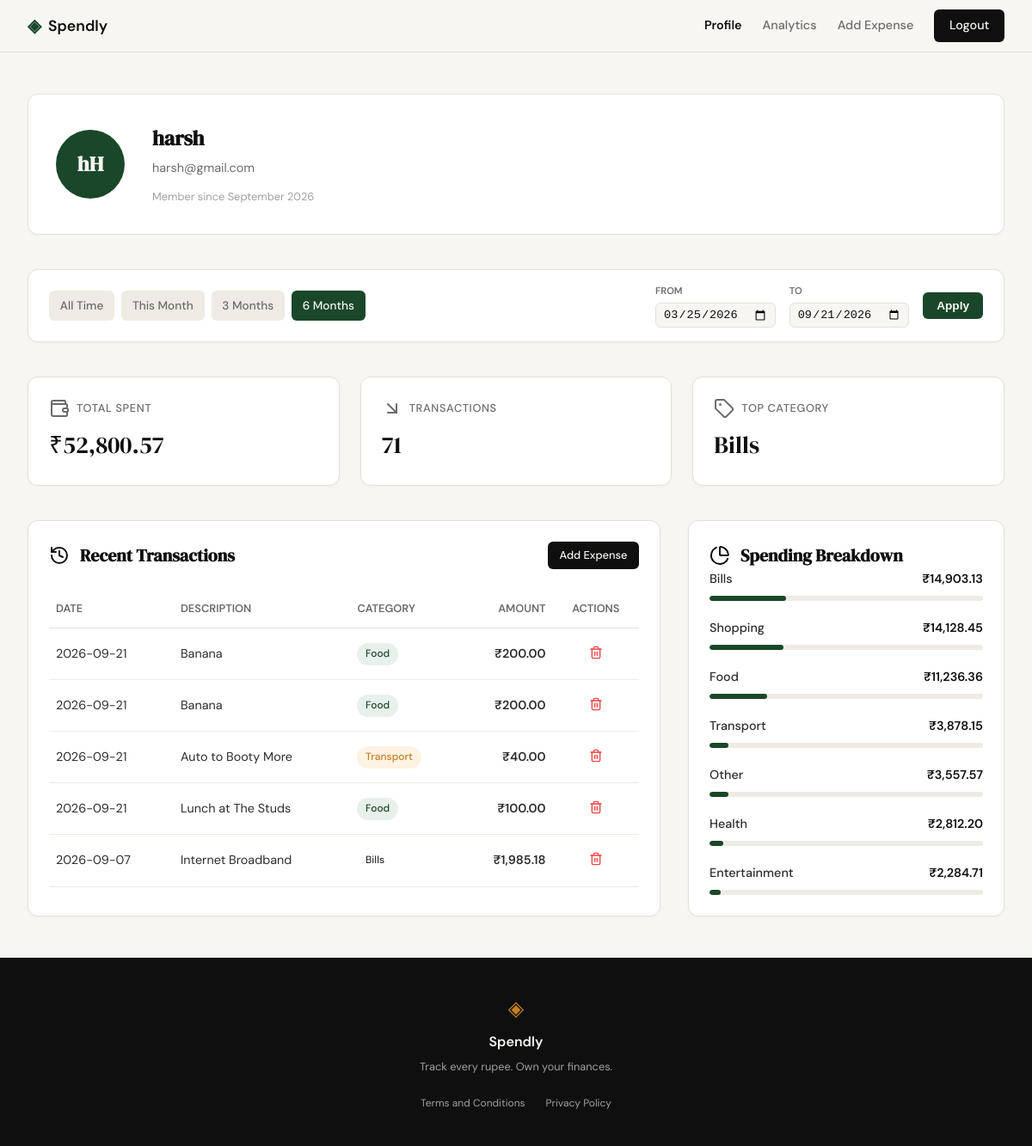
The app's page /profile?date_from=2026-03-25&date_to=2026-09-21 (signed in) with its own data.
### tables this page shows
CREATE TABLE users (
                id INTEGER PRIMARY KEY AUTOINCREMENT,
                name TEXT NOT NULL,
                email TEXT UNIQUE NOT NULL,
                password_hash TEXT NOT NULL,
                created_at TEXT DEFAULT (datetime('now'))
            );

CREATE TABLE expenses (
                id INTEGER PRIMARY KEY AUTOINCREMENT,
                user_id INTEGER NOT NULL,
                amount REAL NOT NULL,
                category TEXT NOT NULL,
                date TEXT NOT NULL,
                description TEXT,
                created_at TEXT DEFAULT (datetime('now')),
                FOREIGN KEY (user_id) REFERENCES users(id)
            );

### app.py (the view)
@app.route("/profile")
def profile():
    if not session.get("user_id"):
        return redirect(url_for("login"))
    user_id = session["user_id"]
    user = get_user_profile(user_id)
    if not user:
        return redirect(url_for("login")) # User no longer exists
    validated_from, validated_to, presets = _get_date_filter_params()
    stats = get_user_stats(user_id, validated_from, validated_to)
    transactions = get_recent_transactions(user_id, date_from=validated_from, date_to=validated_to)
    categories = get_category_breakdown(user_id, validated_from, validated_to)
    return render_template(
        "profile.html",
        user=user,
        stats=stats,
        transactions=transactions,
        categories=categories,
        date_from=validated_from,
        date_to=validated_to,
        presets=presets
    )

### database/db.py (called while the page is built)
def get_db():
    conn = sqlite3.connect(DB_PATH)
    conn.row_factory = sqlite3.Row
    conn.execute("PRAGMA foreign_keys = ON;")
    return conn

def get_user_profile(user_id):
    with get_db() as conn:
        user = conn.execute(
            "SELECT name, email, created_at FROM users WHERE id = ?",
            (user_id,)
        ).fetchone()
        if user:
            import datetime
            dt = datetime.datetime.strptime(user['created_at'], '%Y-%m-%d %H:%M:%S')
            return {
                "name": user['name'],
                "email": user['email'],
                "join_date": dt.strftime('%B %Y')
            }
        return None

def _apply_date_filter(query, params, date_from, date_to):
    if date_from and date_to:
        query += " AND date BETWEEN ? AND ?"
        params.extend([date_from, date_to])
    return query, params

def get_recent_transactions(user_id, limit=5, date_from=None, date_to=None):
    with get_db() as conn:
        query = "SELECT id, date, description, category, amount FROM expenses WHERE user_id = ?"
        params = [user_id]
        query, params = _apply_date_filter(query, params, date_from, date_to)
        query += " ORDER BY date DESC, id DESC LIMIT ?"
        params.append(limit)
        rows = conn.execute(query, params).fetchall()
        return [
            {
                "id": row['id'],
                "date": row['date'],
                "description": row['description'],
                "category": row['category'],
                "amount": f"₹{row['amount']:,.2f}"
            }
            for row in rows
        ]

### templates/profile.html (shortened to what this page needs)
{% extends "base.html" %}
{% block head %}
<link rel="stylesheet" href="{{ url_for('static', filename='css/profile.css') }}">
{% endblock %}
{% block content %}
<div class="profile-container">
    <header class="profile-header-card">
        <div class="profile-avatar">
            {{ user.name[0] }}{{ user.name.split(' ')[-1][0] | upper }}
        </div>
        <div class="profile-user-info">
            <h1 class="profile-name">{{ user.name }}</h1>
            <span class="profile-email">{{ user.email }}</span>
            <span class="profile-meta">Member since {{ user.join_date }}</span>
        </div>
    </header>
    <div class="filter-bar">
        <div class="filter-presets">
            <a href="{{ url_for('profile') }}"
               class="filter-btn {{ 'active' if not date_from }}"
               title="Show all time">All Time</a>
            <a href="{{ url_for('profile', date_from=presets.this_month[0], date_to=presets.this_month[1]) }}"
               class="filter-btn {{ 'active' if date_from == presets.this_month[0] }}"
               title="This Month">This Month</a>
            <a href="{{ url_for('profile', date_from=presets.last_3m[0], date_to=presets.last_3m[1]) }}"
               class="filter-btn {{ 'active' if date_from == presets.last_3m[0] }}"
               title="Last 3 Months">3 Months</a>
            <a href="{{ url_for('profile', date_from=presets.last_6m[0], date_to=presets.last_6m[1]) }}"
               class="filter-btn {{ 'active' if date_from == presets.last_6m[0] }}"
               title="Last 6 Months">6 Months</a>
        </div>
        <form class="filter-custom" method="GET" action="{{ url_for('profile') }}">
            <div class="input-group">
                <label for="date_from">From</label>
                <input type="date" id="date_from" name="date_from" value="{{ date_from or '' }}">
            </div>
            <div class="input-group">
                <label for="date_to">To</label>
                <input type="date" id="date_to" name="date_to" value="{{ date_to or '' }}">
            </div>
            <button type="submit" class="filter-apply-btn">Apply</button>
        </form>
    </div>
    <section class="stats-grid">
        <div class="stat-card">
            <span class="stat-label"><i data-lucide="wallet"></i> Total Spent</span>
            <span class="stat-value">{{ stats.total_spent }}</span>
        </div>
        <div class="stat-card">
            <span class="stat-label"><i data-lucide="arrow-down-right"></i> Transactions</span>
            <span class="stat-value">{{ stats.transaction_count }}</span>
        </div>
        <div class="stat-card">
            <span class="stat-label"><i data-lucide="tag"></i> Top Category</span>
            <span class="stat-value">{{ stats.top_category }}</span>
        </div>
    </section>
    <div class="profile-content">
        <section class="content-section">
            <div class="section-header">
                <h2 class="section-title"><i data-lucide="history"></i> Recent Transactions</h2>
                <a href="{{ url_for('add_expense') }}" class="btn-primary btn-sm">Add Expense</a>
            </div>
            <div style="overflow-x: auto;">
                <table class="tx-table">
                    <thead>
                        <tr>
                            <th>Date</th>
                            <th>Description</th>
                            <th>Category</th>
                            <th style="text-align: right;">Amount</th>
                            <th style="text-align: center;">Actions</th>
                        </tr>
                    </thead>
                    <tbody>
                        {% for tx in transactions %}
                        <tr>
                            <td>{{ tx.date }}</td>
                            <td>{{ tx.description }}</td>
                            <td>
                                <span class="tx-badge badge-{{ tx.category | lower }}">
                                    {{ tx.category }}
                                </span>
                            </td>
                            <td class="tx-amount">{{ tx.amount }}</td>
                            <td style="text-align: center;">
                                <form action="{{ url_for('handle_delete_expense', id=tx.id) }}" method="POST"
                                      onsubmit="return confirm('Are you sure you want to delete this expense?');"
                                      style="display:inline;">
                                    <button type="submit" class="btn-delete-sm" title="Delete Expense" style="background: none; border: none; cursor: pointer; color: #ef4444; padding: 4px;">
                                        <i data-lucide="trash-2" style="width: 16px; height: 16px;"></i>
                                    </button>
                                </form>
                            </td>
                        </tr>
                        {% endfor %}
                    </tbody>
                </table>
            </div>
        </section>
        <section class="content-section">
            <h2 class="section-title"><i data-lucide="pie-chart"></i> Spending Breakdown</h2>
            <div class="cat-list">
                {% for cat in categories %}
                <div class="cat-item">
                    <div class="cat-info">
                        <span class="cat-name">{{ cat.category }}</span>
                        <span class="cat-amount">{{ cat.amount }}</span>
                    </div>
                    <div class="cat-bar-track">
                        <div class="cat-bar-fill" style="width: {{ cat.percentage }}%;"></div>
                    </div>
                </div>
                {% endfor %}
            </div>
        </section>
    </div>
</div>
{% endblock %}

### static/css/style.css (style rules this page uses)
:root { --ink: #0f0f0f; --ink-soft: #2d2d2d; --ink-muted: #6b6b6b; --ink-faint: #a0a0a0; --paper: #f7f6f3; --paper-warm: #f0ede6; --paper-card: #ffffff; --accent: #1a472a; --accent-light: #e8f0eb; --accent-2: #c17f24; --accent-2-light: #fdf3e3; --danger: #c0392b; --danger-light: #fdecea; --border: #e4e1da; --border-soft: #eeebe4; --font-display: 'DM Serif Display', Georgia, serif; --font-body: 'DM Sans', system-ui, sans-serif; --max-width: 1200px; --auth-width: 440px; --radius-sm: 6px; --radius-md: 12px; --radius-lg: 20px; }
*, *::before, *::after { box-sizing: border-box; margin: 0; padding: 0; }
html { font-size: 16px; scroll-behavior: smooth; }
body { background: var(--paper); color: var(--ink); font-family: var(--font-body); font-size: 1rem; line-height: 1.6; -webkit-font-smoothing: antialiased; }
a { color: inherit; text-decoration: none; }
.btn-primary { display: inline-block; background: var(--ink); color: var(--paper); padding: 0.65rem 1.5rem; border-radius: var(--radius-sm); font-family: var(--font-body); font-size: 0.9rem; font-weight: 500; cursor: pointer; border: none; transition: background 0.2s; text-decoration: none; }
.btn-primary.btn-sm { padding: 0.35rem 0.85rem; font-size: 0.8rem; }

### records on screen
users: name "h", name "H", name "harsh", email "harsh@gmail.com"
expenses: date "2026-09-21", description "Banana", category "Food", amount "₹200.00"
expenses: date "2026-09-21", description "Banana", category "Food", amount "₹200.00"
expenses: date "2026-09-21", description "Auto to Booty More", category "Transport", amount "₹40.00"
expenses: date "2026-09-21", description "Lunch at The Studs", category "Food", amount "₹100.00"
expenses: date "2026-09-07", description "Internet Broadband", category "Bills", amount "₹1,985.18"

### other values on screen
{{ user.join_date }} "September 2026"
{{ stats.total_spent }} "₹52,800.57"
{{ stats.transaction_count }} "71"
{{ stats.top_category }} "Bills"
{{ cat.category }} "Bills" "Shopping" "Food" "Transport" "Other" "Health" "Entertainment"
{{ cat.amount }} "₹14,903.13" "₹14,128.45" "₹11,236.36" "₹3,878.15" "₹3,557.57" "₹2,812.20" "₹2,284.71"
